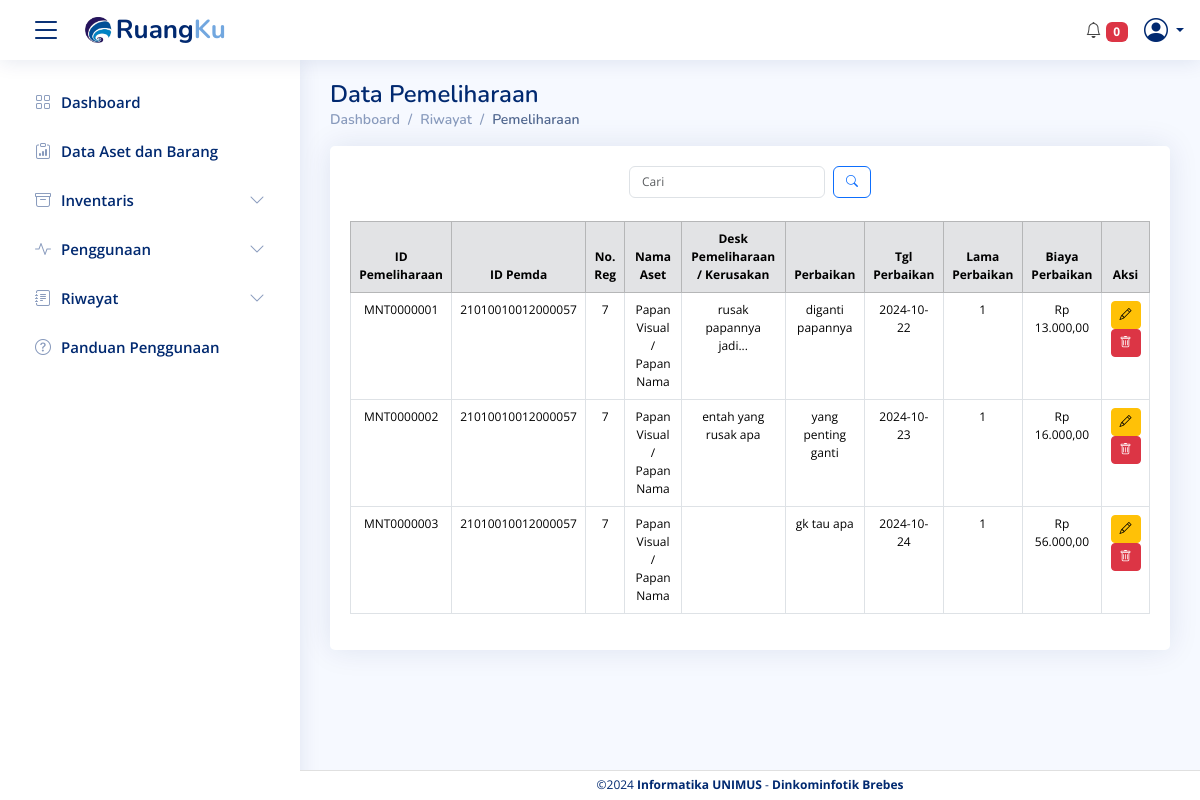
Before: /Data_pemeliharaan.php with the older database file.
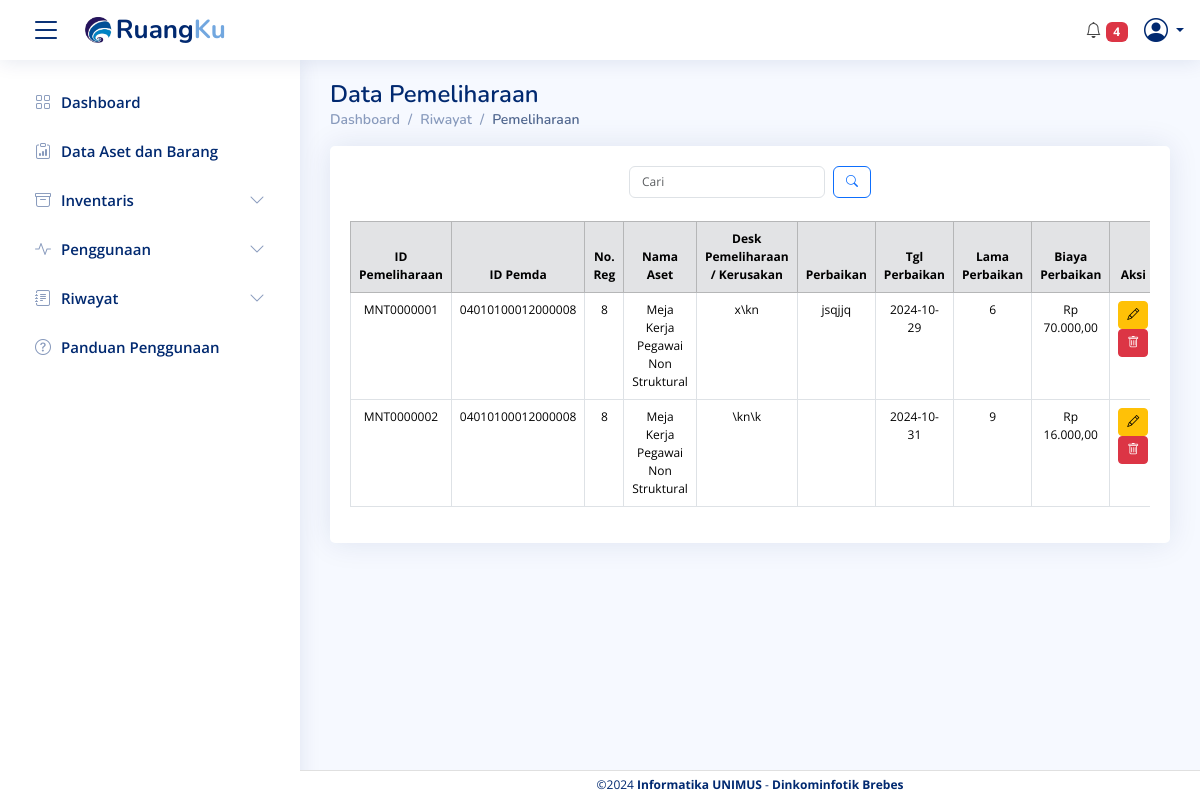
After: the same page with the newer database file.
### tables this page shows
CREATE TABLE `data_pemeliharaan` (
  `id_pemeliharaan` varchar(50) NOT NULL,
  `id_barang_pemda` varchar(50) DEFAULT NULL,
  `kode_barang` varchar(50) NOT NULL,
  `desk_pemeliharaan` text,
  `perbaikan` text,
  `tgl_perbaikan` date DEFAULT NULL,
  `lama_perbaikan` varchar(50) DEFAULT NULL,
  `biaya_perbaikan` decimal(15,2) DEFAULT NULL
);

CREATE TABLE `data_barang` (
  `id_barang_pemda` varchar(50) NOT NULL,
  `kode_barang` varchar(50) NOT NULL,
  `nama_barang` varchar(100) NOT NULL,
  `no_regristrasi` varchar(50) DEFAULT NULL,
  `kode_pemilik` varchar(50) DEFAULT NULL,
  `id_ruang_asal` varchar(100) DEFAULT NULL,
  `nama_ruang_asal` varchar(100) DEFAULT NULL,
  `bidang_ruang_asal` varchar(100) DEFAULT NULL,
  `tempat_ruang_asal` varchar(100) DEFAULT NULL,
  `id_ruang_sekarang` varchar(100) DEFAULT NULL,
  `bidang_ruang_sekarang` varchar(100) DEFAULT NULL,
  `tempat_ruang_sekarang` varchar(100) DEFAULT NULL,
  `tgl_pembelian` date DEFAULT NULL,
  `tgl_pembukuan` date DEFAULT NULL,
  `merk` varchar(100) DEFAULT NULL,
  `type` varchar(100) DEFAULT NULL,
  `kategori` varchar(100) DEFAULT NULL,
  `ukuran_CC` varchar(50) DEFAULT NULL,
  `no_pabrik` varchar(50) DEFAULT NULL,
  `no_rangka` varchar(50) DEFAULT NULL,
  `no_bpkb` varchar(50) DEFAULT NULL,
  `bahan` varchar(100) DEFAULT NULL,
  `no_mesin` varchar(50) DEFAULT NULL,
  `no_polisi` varchar(50) DEFAULT NULL,
  `masa_stnk` date DEFAULT NULL,
  `masa_no_polisi` date DEFAULT NULL,
  `status_stnk` varchar(20) DEFAULT NULL,
  `status_no_polisi` varchar(20) DEFAULT NULL,
  `tgl_bayar_stnk` date DEFAULT NULL,
  `tgl_bayar_no_polisi` date DEFAULT NULL,
  `pengguna` varchar(1000) DEFAULT NULL,
  `kondisi_barang` varchar(50) DEFAULT NULL,
  `masa_manfaat` varchar(50) DEFAULT NULL,
  `harga_awal` decimal(15,2) DEFAULT NULL,
  `harga_total` decimal(15,2) DEFAULT NULL,
  `keterangan` text,
  `foto_barang` varchar(255) DEFAULT NULL,
  `nama_ruang_sekarang` varchar(100) DEFAULT NULL
);

### proses/kendaraan/get_data_kendaraan.php (called while the page is built, shortened)
<?php
include('koneksi/koneksi.php');
$query_unpaid_tax = "SELECT * FROM data_barang WHERE kategori = 'Barang Bergerak (Kendaraan)' AND status_stnk = 'Belum Lunas'";
$result_unpaid_tax = mysqli_query($conn, $query_unpaid_tax);
$unpaid_tax_vehicles = [];
while ($row = mysqli_fetch_assoc($result_unpaid_tax)) {
    $unpaid_tax_vehicles[] = $row;
}
$count_unpaid_tax = count($unpaid_tax_vehicles);
$query_unpaid_tax2 = "SELECT * FROM data_barang WHERE kategori = 'Barang Bergerak (Kendaraan)' AND status_no_polisi = 'Tidak aktif'";
$result_unpaid_tax2 = mysqli_query($conn, $query_unpaid_tax2);
$unpaid_tax_vehicles2 = [];
while ($row = mysqli_fetch_assoc($result_unpaid_tax2)) {
    $unpaid_tax_vehicles2[] = $row;
}
$count_unpaid_tax2 = count($unpaid_tax_vehicles2);
?>

### Data_pemeliharaan.php (the view, shortened to what the changed rows need)
<?php include("component/header.php"); ?>
<?php include("koneksi/koneksi.php");
$limit = isset($_GET['limit']) ? max(1, (int)$_GET['limit']) : 10;
$page = isset($_GET['page']) ? max(1, (int)$_GET['page']) : 1;
$start = ($page - 1) * $limit;
$search_query = "";
$search_params = [];
$param_types = "";
$sql = "SELECT dp.*, db.no_regristrasi, db.nama_barang, db.harga_awal, db.harga_total
        FROM data_pemeliharaan dp
        JOIN data_barang db ON dp.id_barang_pemda = db.id_barang_pemda
        $search_query
        LIMIT ?, ?";
$search_params[] = $start;
$search_params[] = $limit;
$param_types .= "ii";
$stmt = mysqli_prepare($conn, $sql);
if ($param_types) {
    mysqli_stmt_bind_param($stmt, $param_types, ...$search_params);
}
mysqli_stmt_execute($stmt);
$result = mysqli_stmt_get_result($stmt);
?>
<main id="main" class="main">
  <div class="pagetitle">
    <h1>Data Pemeliharaan</h1>
  </div>
  <div class="card">
    <div class="card-body" style="padding-top: 20px;">
      <div class="table-responsive" style="padding-top: 15px;">
        <table class="table table-bordered" style="font-size: 14px;">
          <thead class="table-secondary text-center">
            <tr>
              <th scope="col">ID Pemeliharaan</th>
              <th scope="col">ID Pemda</th>
              <th scope="col">No. Reg</th>
              <th scope="col">Nama Aset</th>
              <th scope="col">Desk Pemeliharaan / Kerusakan</th>
              <th scope="col">Perbaikan</th>
              <th scope="col">Tgl Perbaikan</th>
              <th scope="col">Lama Perbaikan</th>
              <th scope="col">Biaya Perbaikan</th>
              <th scope="col">Aksi</th>
            </tr>
          </thead>
          <tbody>
            <?php
            if (mysqli_num_rows($result) > 0) {
              while ($row = mysqli_fetch_assoc($result)) {
                echo "<tr class='text-center'>
                        <td>{$row['id_pemeliharaan']}</td>
                        <td>{$row['id_barang_pemda']}</td>
                        <td>{$row['no_regristrasi']}</td>
                        <td>{$row['nama_barang']}</td>
                        <td>{$row['desk_pemeliharaan']}</td>
                        <td>{$row['perbaikan']}</td>
                        <td>{$row['tgl_perbaikan']}</td>
                        <td>{$row['lama_perbaikan']}</td>
                        <td>Rp " . number_format($row['biaya_perbaikan'], 2, ',', '.') . "</td>
                        <td>
                          <a href='frm_edit_pemeliharaan.php?id_pemeliharaan={$row['id_pemeliharaan']}' class='btn btn-warning btn-sm' data-bs-toggle='tooltip' title='Edit'>
                            <i class='bi bi-pencil'></i>
                          </a>
                          <button class='btn btn-danger btn-sm btn-hapus' data-id_pemeliharaan='{$row['id_pemeliharaan']}' title='Hapus'>
                            <i class='bi bi-trash'></i>
                          </button>
                        </td>
                      </tr>";
              }
            } else {
              echo "<tr><td colspan='10' class='text-center'>Tidak ada data yang ditemukan</td></tr>";
            }
            ?>
          </tbody>
        </table>
      </div>
    </div>
  </div>
</main>
<?php include("component/footer.php"); ?>

### component/header.php (shortened to what the changed rows need)
<?php
include("proses/kendaraan/get_data_kendaraan.php");
?>
<!DOCTYPE html>
<html lang="en">
<head>
  <link rel="stylesheet" href="https://cdn.jsdelivr.net/npm/notiflix/dist/notiflix-3.2.6.min.css" />
  <link href="https://cdn.jsdelivr.net/npm/bootstrap@5.3.0/dist/css/bootstrap.min.css" rel="stylesheet">
  <link href="vendor/bootstrap/css/bootstrap.min.css" rel="stylesheet">
  <link href="vendor/bootstrap-icons/bootstrap-icons.css" rel="stylesheet">
  <link href="vendor/boxicons/css/boxicons.min.css" rel="stylesheet">
  <link href="vendor/quill/quill.snow.css" rel="stylesheet">
  <link href="vendor/quill/quill.bubble.css" rel="stylesheet">
  <link href="vendor/remixicon/remixicon.css" rel="stylesheet">
  <link href="vendor/simple-datatables/style.css" rel="stylesheet">
  <link href="https://cdn.jsdelivr.net/npm/bootstrap@5.3.2/dist/css/bootstrap.min.css" rel="stylesheet">
  <link href="css/style.css" rel="stylesheet">
  <link href="css/kita.css" rel="stylesheet">
  <link rel="stylesheet" href="https://cdn.jsdelivr.net/npm/sweetalert2@11/dist/sweetalert2.min.css">
</head>
<body>
<header id="header" class="header fixed-top d-flex align-items-center">
  <nav class="header-nav ms-auto">
    <ul class="d-flex align-items-center">
      <li class="nav-item dropdown pe-3">
        <a class="nav-link" href="#" id="notificationIcon" data-bs-toggle="dropdown" aria-expanded="false">
          <i class="bi bi-bell"></i>
          <span class="badge bg-danger" id="notificationCount">
            <?php echo $count_unpaid_tax + $count_unpaid_tax2; ?>
          </span>
        </a>
      </li>
    </ul>
  </nav>
</header>
</body>
</html>

Changed rows visible on the page:
removed data_pemeliharaan: id_pemeliharaan "MNT0000003", id_barang_pemda "21010010012000057", id_barang_pemda.no_regristrasi "7", id_barang_pemda.nama_barang "Papan Visual / Papan Nama", perbaikan "gk tau apa", tgl_perbaikan "2024-10-24", lama_perbaikan "1", biaya_perbaikan "56.000,00"
changed data_pemeliharaan "MNT0000001": id_barang_pemda "21010010012000057" → "04010100012000008"; id_barang_pemda.no_regristrasi "7" → "8"; id_barang_pemda.nama_barang "Papan Visual / Papan Nama" → "Meja Kerja Pegawai Non Struktural"; desk_pemeliharaan "rusak papannya jadi..." → "x\\kn"; perbaikan "diganti papannya" → "jsqjjq"; tgl_perbaikan "2024-10-22" → "2024-10-29"; lama_perbaikan "1" → "6"; biaya_perbaikan "13.000,00" → "70.000,00"
changed data_pemeliharaan "MNT0000002": id_barang_pemda "21010010012000057" → "04010100012000008"; id_barang_pemda.no_regristrasi "7" → "8"; id_barang_pemda.nama_barang "Papan Visual / Papan Nama" → "Meja Kerja Pegawai Non Struktural"; desk_pemeliharaan "entah yang rusak apa" → "\\kn\\k"; tgl_perbaikan "2024-10-23" → "2024-10-31"; lama_perbaikan "1" → "9"; perbaikan "yang penting ganti" → (not shown)
Other visible differences:
$count_unpaid_tax + $count_unpaid_tax2: "0" → "4"
